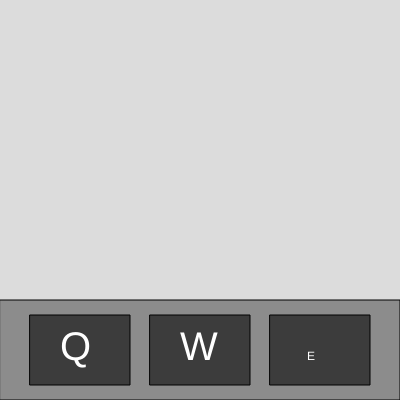
Frame 1 (no input)
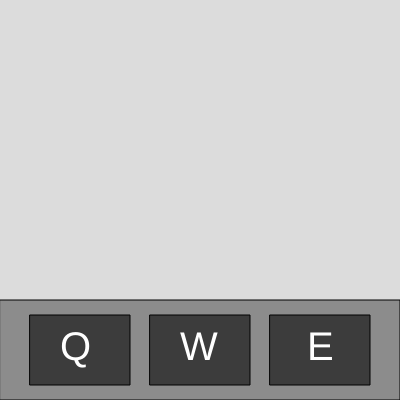
Frame 60 (no input)
Frame 120 (the mouse pressed at the canvas centre since frame 60): identical to frame 60, image omitted

The p5.js sketch that drew these frames (run headless with seeded random() and noise() and a simulated clock; from frame 60 on, the mouse is pressed at the canvas centre):

// p5.js sketch
// ── sketch.js
// use key Q to change bg colouur, W to add a cirlce and E to change it's colour
let bgColour; // background colour
let circleX;
let cirlceY;
let circleD;
let circleColourA = 0;
let circleColourB = 0;
let circleColourC = 0;

function setup() {
  createCanvas(400, 400);
  rectMode(CENTER);
  bgColour = (220); // sets bg colour when key pressed
  // setting defaullt parameters for circle so code works
  circleX = 0;
  circleY = 0;
  circleD = 0;
}

function draw() {
  
   // bg colour changing function
  background(bgColour);
  // changes colour for circle
  fill(circleColourA, circleColourB, circleColourC);
  // draws a randomm circle
  circle(circleX, circleY, circleD);
  
  // drawing the keyboard interface
  fill(140,140,140);     // fills with color
  rect(200,350,400,100); // draws main rect
  
  
  fill(60,60,60);        // fills with color
  rect(80,350,100, 70);  // draws smaller rectangles
 
  fill(60,60,60);
  rect(320,350,100, 70);
  
  fill(60,60,60);
  rect(200,350,100, 70);
  
  // drawing letter 'E'
  fill(255,255,255);  // white colour
  text("E", 307, 360); // draws letter
  textSize(40);
  
  // drawing letter 'W'
  fill(255,255,255);  // white colour
  text("W", 180, 360); // draws letter
  textSize(40);
  
  // drawing letter 'Q'
  fill(255,255,255);  // white colour
  text("Q", 60, 360); // draws letter
  textSize(40);
}


function keyPressed() {
  // assigns random values to background colour when 'Q' is pressed
  if (key === 'q' || key === 'Q') {
    bgColour = color(random(255), random(255), random(255));
  // assigns random values to circle when 'W' is pressed
  } else if (key === 'w' || key === 'W') {
    circleX = random(width);
    circleY = random(height);
    circleD = random(10, 100);
  // assigns random values to circle colour when 'W' is pressed
  } else if (key === 'e' || key === 'E') {
    circleColourA = random(0, 255);
    circleColourB = random(0, 255);
    circleColourC = random(0, 255);
    
  }
}
